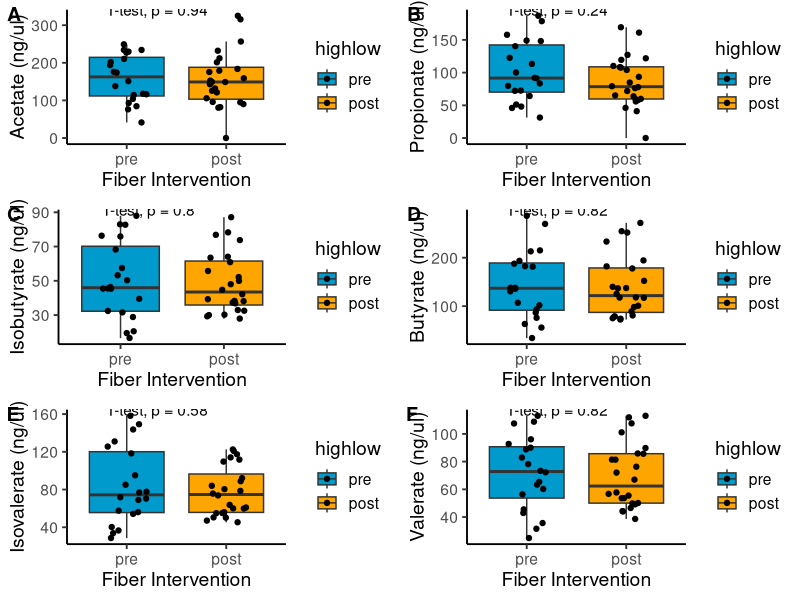
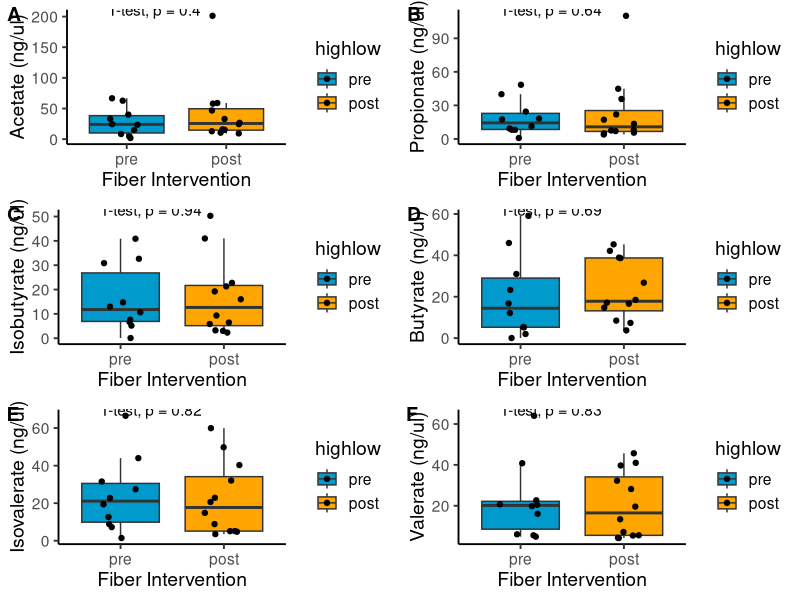

The R source for these figures, in order:
library(readxl)
library(ggplot2)
library(ggpubr)
library(cowplot)

setwd("~/Google Drive File Stream/My Drive/Github/Fiber-Analysis/")
SCFA <- read_xlsx("SCFA_concentrations.xlsx")
SCFA$highlow <- ordered(SCFA$`pre-post`, levels = c("pre","post"))

#esquisse::esquisser(SCFA)
acetate <- ggplot(data = SCFA) +
       aes(x = highlow, y = norm_acetate, fill = highlow) +
       geom_boxplot(outlier.shape = NA) + geom_jitter(width = 0.2) +
       labs(x = 'Fiber Intervention',
                       y = 'Acetate (ng/ul)') +
       theme_classic(base_size = 14)
A <- acetate + scale_fill_manual(values=c("deepskyblue3", "orange")) + stat_compare_means(method = "t.test")
propionate <- ggplot(data = SCFA) +
         aes(x = highlow, y = norm_propionate, fill = highlow) +
         geom_boxplot(outlier.shape = NA) + geom_jitter(width = 0.2) +
         labs(x = 'Fiber Intervention', y = 'Propionate (ng/ul)') +
         theme_classic(base_size = 14)
P <- propionate + scale_fill_manual(values=c("deepskyblue3", "orange")) + stat_compare_means(method = "t.test")
isob <- ggplot(data = SCFA) +
         aes(x = highlow, y = norm_isobutyrate, fill = highlow) +
         geom_boxplot(outlier.shape = NA) + geom_jitter(width = 0.2) +
         labs(x = 'Fiber Intervention',
                         y = 'Isobutyrate (ng/ul)') +
         theme_classic(base_size = 14)
IB <- isob + scale_fill_manual(values=c("deepskyblue3", "orange")) + stat_compare_means(method = "t.test")
but <- ggplot(data = SCFA) + 
         aes(x = highlow, y = norm_butyrate, fill = highlow) +
         geom_boxplot(outlier.shape = NA) +geom_jitter(width = 0.2) +
         labs(x = 'Fiber Intervention',
                         y = 'Butyrate (ng/ul)') +
         theme_classic(base_size = 14)
B <- but + scale_fill_manual(values=c("deepskyblue3", "orange")) + stat_compare_means(method = "t.test")
isoval <- ggplot(data = SCFA) + 
         aes(x = highlow, y = norm_isovalerate, fill = highlow) +
         geom_boxplot(outlier.shape = NA) + geom_jitter(width = 0.2) +
         labs(x = 'Fiber Intervention',
                         y = 'Isovalerate (ng/ul)') +
         theme_classic(base_size = 14)
IV <- isoval + scale_fill_manual(values=c("deepskyblue3", "orange")) + stat_compare_means(method = "t.test")
val <- ggplot(data = SCFA) +
         aes(x = highlow, y = norm_valerate, fill = highlow) +
         geom_boxplot(outlier.shape = NA) + geom_jitter(width = 0.2) +
         labs(x = 'Fiber Intervention',
                         y = 'Valerate (ng/ul)') +
         theme_classic(base_size = 14)
V <- val + scale_fill_manual(values=c("deepskyblue3", "orange")) + stat_compare_means(method = "t.test")

pdf("SCFA_all.pdf")
plot_grid(A, P, IB, B, IV, V, ncol = 2, labels = "AUTO")
dev.off()

## TECHNICAL VARIATION

setwd("~/Google Drive File Stream/My Drive/Github/Fiber-Analysis/")
tech_var <- read_xlsx("SCFA_concentrations.xlsx",sheet = 2)
tech_var$highlow <- ordered(tech_var$`pre-post`, levels = c("pre","post"))

dacetate <- ggplot(data = tech_var) +
  aes(x = highlow, y = delta_acetate, fill = highlow) +
  geom_boxplot(outlier.shape = NA) + geom_jitter(width = 0.2) +
  labs(x = 'Fiber Intervention',
       y = 'Acetate (ng/ul)') +
  theme_classic(base_size = 14)
dA <- dacetate + scale_fill_manual(values=c("deepskyblue3", "orange")) + stat_compare_means(method = "t.test")
dpropionate <- ggplot(data = tech_var) +
  aes(x = highlow, y = delta_propionate, fill = highlow) +
  geom_boxplot(outlier.shape = NA) + geom_jitter(width = 0.2) +
  labs(x = 'Fiber Intervention', y = 'Propionate (ng/ul)') +
  theme_classic(base_size = 14)
dP <- dpropionate + scale_fill_manual(values=c("deepskyblue3", "orange")) + stat_compare_means(method = "t.test")
disob <- ggplot(data = tech_var) +
  aes(x = highlow, y = delta_isobutyrate, fill = highlow) +
  geom_boxplot(outlier.shape = NA) + geom_jitter(width = 0.2) +
  labs(x = 'Fiber Intervention',
       y = 'Isobutyrate (ng/ul)') +
  theme_classic(base_size = 14)
dIB <- disob + scale_fill_manual(values=c("deepskyblue3", "orange")) + stat_compare_means(method = "t.test")
dbut <- ggplot(data = tech_var) + 
  aes(x = highlow, y = delta_butyrate, fill = highlow) +
  geom_boxplot(outlier.shape = NA) +geom_jitter(width = 0.2) +
  labs(x = 'Fiber Intervention',
       y = 'Butyrate (ng/ul)') +
  theme_classic(base_size = 14)
dB <- dbut + scale_fill_manual(values=c("deepskyblue3", "orange")) + stat_compare_means(method = "t.test")
disoval <- ggplot(data = tech_var) + 
  aes(x = highlow, y = delta_isovalerate, fill = highlow) +
  geom_boxplot(outlier.shape = NA) + geom_jitter(width = 0.2) +
  labs(x = 'Fiber Intervention',
       y = 'Isovalerate (ng/ul)') +
  theme_classic(base_size = 14)
dIV <- disoval + scale_fill_manual(values=c("deepskyblue3", "orange")) + stat_compare_means(method = "t.test")
dval <- ggplot(data = tech_var) +
  aes(x = highlow, y = delta_valerate, fill = highlow) +
  geom_boxplot(outlier.shape = NA) + geom_jitter(width = 0.2) +
  labs(x = 'Fiber Intervention',
       y = 'Valerate (ng/ul)') +
  theme_classic(base_size = 14)
dV <- dval + scale_fill_manual(values=c("deepskyblue3", "orange")) + stat_compare_means(method = "t.test")

pdf("SCFA_all.pdf")
plot_grid(dA, dP, dIB, dB, dIV, dV, ncol = 2, labels = "AUTO")
dev.off()
